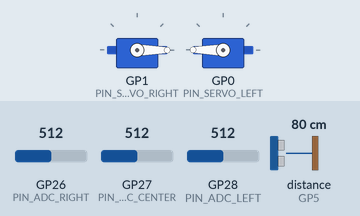
A program run on a simulated Raspberry Pi Pico. Shown: 2 × servo. Wiring (inferred from the names in the program): ultrasonic range finder: trigger GP4; echo GP5. The inputs (shaded band) are chosen by the test bench; at power-on: distance to the obstacle (sensor on GP5) 80 cm, GP26 (PIN_ADC_RIGHT) = 512, GP27 (PIN_ADC_CENTER) = 512, GP28 (PIN_ADC_LEFT) = 512. The echo pulse lasts 58.3 µs per cm; what the program prints to the serial monitor is not drawn.

Above: at 2.2 s.
2.3 s: distance to the obstacle (sensor on GP5) set to 4 cm
3.8 s: distance to the obstacle (sensor on GP5) set to 2 cm
At 4.7 s:
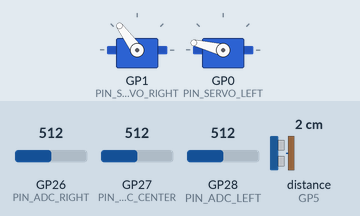
At 6.4 s:
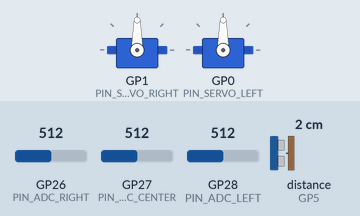
Timing chart, 0 to 7.9 s (numbered marks = the images above; inputs shaded):
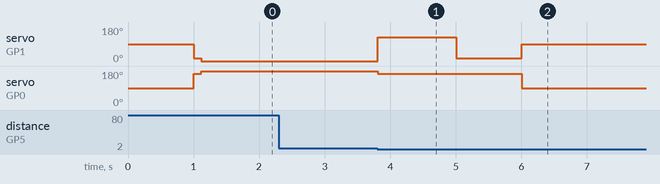

Measured:
- the behaviour switches between 3 and 2 cm on distance to the obstacle (sensor on GP5) (found by bisection; images 0 and 1)
- after the input at 2.3 s, every drawn part: stays the same
- after the input at 3.8 s, servo on GP1 (PIN_SERVO_RIGHT): 0° → 126° at once, → 14° 1.2 s later, → 90° 1.0 s later; servo on GP0 (PIN_SERVO_LEFT): 180° → 166° at once, → 90° 2.2 s later

The program:

main.cpp
```cpp
#include <Arduino.h>
#include <Servo.h>

#define PIN_SERVO_RIGHT  1
#define PIN_SERVO_LEFT   0
#define PIN_ADC_RIGHT   26
#define PIN_ADC_CENTER  27
#define PIN_ADC_LEFT    28
#define PIN_TRIG         4
#define PIN_ECHO         5

const int THRESHOLD          = 800;
const float STOP_DISTANCE_CM = 3.0;
const int PULSE_STOP         = 1500;
const int PULSE_FWD_NORMAL   = 1080;
const int PULSE_FWD_BOOST    = 1000;
const int PULSE_SLOW         = 1350;
const int PULSE_BACK         = 1700;
const int STRAIGHT_THRESHOLD = 8;

inline int mirrorPulse(int pulse) { return 3000 - pulse; }

// ★ enum を先に定義
enum Action {
    ACTION_FORWARD,
    ACTION_CURVE_RIGHT,
    ACTION_CURVE_LEFT,
    ACTION_SPIN_RIGHT,
    ACTION_SPIN_LEFT
};

// ★ enum の後にグローバル変数を宣言
Action lastAction      = ACTION_FORWARD;
int    sameActionCount = 0;
int    straightCount   = 0;
int    obstacleCount   = 0;

Servo servoRight;
Servo servoLeft;

void setServos(int pulseR, int pulseL) {
    servoRight.writeMicroseconds(pulseR);
    servoLeft.writeMicroseconds(pulseL);
}

void driveStop()      { setServos(PULSE_STOP, PULSE_STOP); }
void driveSpinRight() { setServos(PULSE_BACK, mirrorPulse(PULSE_FWD_NORMAL)); }
void driveSpinLeft()  { setServos(PULSE_FWD_NORMAL, mirrorPulse(PULSE_BACK)); }
void driveSpinCW()    { setServos(PULSE_BACK, mirrorPulse(PULSE_FWD_NORMAL)); }

void driveForward() {
    int pulse = (straightCount >= STRAIGHT_THRESHOLD) ? PULSE_FWD_BOOST : PULSE_FWD_NORMAL;
    setServos(pulse, mirrorPulse(pulse));
}

void driveCurve(int innerPulse, bool turnRight) {
    if (turnRight) setServos(innerPulse, mirrorPulse(PULSE_FWD_NORMAL));
    else           setServos(PULSE_FWD_NORMAL, mirrorPulse(innerPulse));
}

struct SensorState { bool onRight, onCenter, onLeft; };

SensorState readSensors() {
    return {
        analogRead(PIN_ADC_RIGHT)  <= THRESHOLD,
        analogRead(PIN_ADC_CENTER) <= THRESHOLD,
        analogRead(PIN_ADC_LEFT)   <= THRESHOLD
    };
}

float measureDistance() {
    digitalWrite(PIN_TRIG, LOW);  delayMicroseconds(2);
    digitalWrite(PIN_TRIG, HIGH); delayMicroseconds(10);
    digitalWrite(PIN_TRIG, LOW);
    long duration = pulseIn(PIN_ECHO, HIGH, 30000);
    if (duration == 0) return 999.0;
    return (duration / 2.0) / 29.1;
}

Action decideAction(const SensorState& s) {
    if (s.onRight && !s.onLeft)
        return s.onCenter ? ACTION_CURVE_RIGHT : ACTION_SPIN_RIGHT;
    if (s.onLeft && !s.onRight)
        return s.onCenter ? ACTION_CURVE_LEFT : ACTION_SPIN_LEFT;
    return ACTION_FORWARD;
}

int smoothedInnerPulse(int targetPulse) {
    if (sameActionCount < 2) return (PULSE_FWD_NORMAL + targetPulse) / 2;
    return targetPulse;
}

void setup() {
    Serial.begin(115200);
    servoRight.attach(PIN_SERVO_RIGHT, 1000, 2000);
    servoLeft.attach(PIN_SERVO_LEFT,   1000, 2000);
    driveStop();
    pinMode(PIN_TRIG, OUTPUT);
    pinMode(PIN_ECHO, INPUT);
    Serial.println("起動");
    delay(1000);
}

void loop() {
    float dist = measureDistance();

    if (dist <= STOP_DISTANCE_CM) {
        obstacleCount++;
        straightCount = 0;
        Serial.print("障害物検知 ("); Serial.print(obstacleCount); Serial.print("回目): ");
        Serial.print(dist); Serial.println("cm");

        if (obstacleCount == 1) {
            Serial.println("時計回り回転 1.2秒");
            driveSpinCW();
            delay(1200);
            Serial.println("前進 1秒");
            driveForward();
            delay(1000);
        } else if (obstacleCount >= 2) {
            driveStop();
            Serial.println("2回目の障害物検知 → 終了");
            while (true) { delay(1000); }
        }
        lastAction      = ACTION_FORWARD;
        sameActionCount = 0;
        return;
    }

    SensorState state  = readSensors();
    Action      action = decideAction(state);

    if (action == ACTION_FORWARD) {
        if (straightCount < STRAIGHT_THRESHOLD + 1) straightCount++;
    } else {
        straightCount = 0;
    }

    if (action == lastAction) sameActionCount++;
    else                      sameActionCount = 0;
    lastAction = action;

    switch (action) {
        case ACTION_FORWARD:
            driveForward();
            break;
        case ACTION_CURVE_RIGHT:
            driveCurve(smoothedInnerPulse(PULSE_SLOW), true);
            break;
        case ACTION_CURVE_LEFT:
            driveCurve(smoothedInnerPulse(PULSE_SLOW), false);
            break;
        case ACTION_SPIN_RIGHT:
            driveSpinRight();
            break;
        case ACTION_SPIN_LEFT:
            driveSpinLeft();
            break;
    }

    delay(10);
}
```
